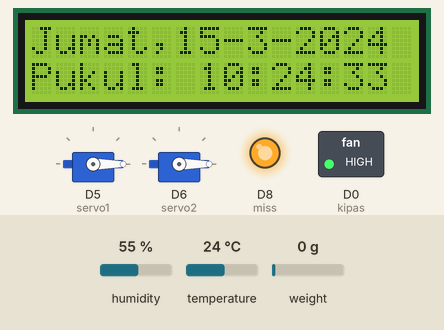
This sketch was run on a simulated ESP8266 (NodeMCU). Shown: 16×2 character LCD, 2 × servo, switched loads named in the sketch (green lamp = pin HIGH), output pins drawn as LEDs (lit = HIGH). The inputs (shaded band) are chosen by the test bench; at power-on: temperature 24 °C, humidity 55 %, weight on the scale 0 g. The local clock reads 2024-03-15 10:24:30 at power-on unless the sketch sets it; what the sketch prints to the serial monitor is not drawn.

Above: at 3.6 s.
3.7 s: temperature set to 34 °C
6.1 s: temperature set to 37 °C
At 7.5 s:
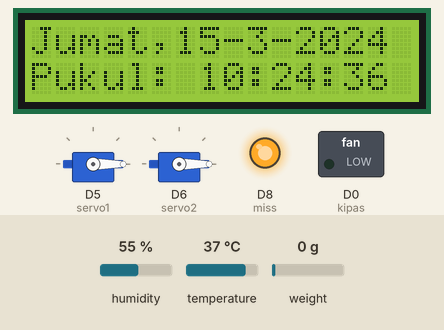
12.2 s: humidity set to 59 %
14.4 s: humidity set to 62 %
At 16.7 s:
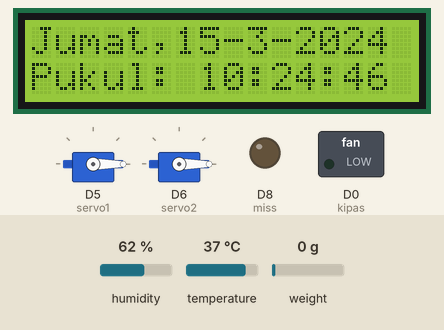
20.5 s: temperature set to 12 °C
At 21.7 s:
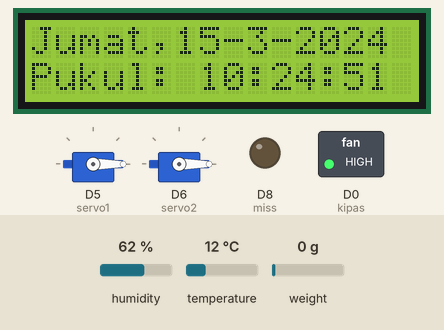
Timing chart, 0 to 23.5 s (numbered marks = the images above; inputs shaded):
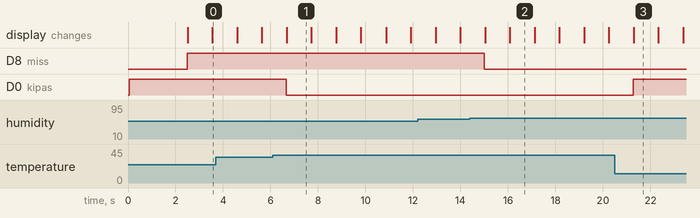

The sketch:

NEW_DHT_RTC_LOADCELL.ino
```cpp
//DHT11
#include<Wire.h>
#include <DHT.h>  // library DHT11
DHT dht(D7, DHT11); //Pin, Jenis DHT11
int kipas = D0;
int miss = D8;


//RTC
#include "RTClib.h"
RTC_DS3231 rtc;
char dataHari[7][12] = {"Minggu", "Senin", "Selasa", "Rabu", "Kamis", "Jumat", "Sabtu"};
String hari;
int tanggal, bulan, tahun, jam, menit, detik;
float suhu;
int statusPakan = 0;
float i = 0;

//LCD
#include <LiquidCrystal_I2C.h>
LiquidCrystal_I2C lcd(0x27, 16, 2);

//Servo
#include <Servo.h>
Servo servo1;
Servo servo2;

//LOAD CELL
#include <HX711_ADC.h>
const int HX711_dout = D3;   //mcu HX711 sck pin
const int HX711_sck = D4;   //mcu HX711 dout sck
HX711_ADC LoadCell (HX711_dout, HX711_sck);

void setup () {
  Serial.begin(9600);
  lcd.begin();
  dht.begin();

//DHT11
  pinMode(kipas, OUTPUT);
  pinMode(miss, OUTPUT);
  digitalWrite(kipas, HIGH);
  digitalWrite(miss, LOW);

//Servo
  servo1.attach(D5);
  servo1.write(0);
  servo2.attach(D6);
  servo2.write(0);

//RTC
  if (! rtc.begin()) {
    Serial.println("RTC Tidak Ditemukan");
    Serial.flush();
    abort();
  }

//Atur Waktu
//  rtc.adjust(DateTime(F(__DATE__), F(__TIME__)));
//  rtc.adjust(DateTime(2022, 12, 27, 21, 50, 00));

//LOAD CELL
  LoadCell.begin();
  LoadCell.start(2000);
  LoadCell.setCalFactor(1084);
}

void loop () {
//DHT11
  int kelembaban = dht.readHumidity();
  int suhu = dht.readTemperature();

  Serial.print("Kelembaban: "); //menampilkan tulisan Kelembaban di Serial Monitor
  Serial.print(kelembaban); //menampilkan nilai kelembaban
  Serial.print(" Suhu: "); //menampilkan tulisan suhu
  Serial.println(suhu); //menampilkan nilai


//  lcd.setCursor(0, 0);
//  lcd.print("Suhu:");
//  lcd.setCursor(6, 0);
//  lcd.print(suhu);
//  lcd.setCursor(8, 0);
//  lcd.print(".C");

//  lcd.setCursor(0, 1);
//  lcd.print("Kelembaban:");
//  lcd.setCursor(12, 1);
//  lcd.print(kelembaban);
//  lcd.setCursor(14, 1);
//  lcd.print("%");

// lcd.setCursor(0,1);
// lcd.print("Kipas :");
// lcd.setCursor(8,1);

//KONDISI DHT11
  if (suhu > 35)
  {
    digitalWrite(kipas, LOW);
    // lcd.print("OFF");
  }
  else
  {
    digitalWrite(kipas, HIGH);
    // lcd.print("ON");
  }
  if (kelembaban <= 60)
  {
    digitalWrite(miss, HIGH);
    // lcd.print("ON");
  }
  else
  {
    digitalWrite(miss, LOW);
    // lcd.print("OFF");
  }

//RTC
  DateTime now = rtc.now();
  hari    = dataHari[now.dayOfTheWeek()];
  tanggal = now.day(), DEC;
  bulan   = now.month(), DEC;
  tahun   = now.year(), DEC;
  jam     = now.hour(), DEC;
  menit   = now.minute(), DEC;
  detik   = now.second(), DEC;
//suhu    = rtc.getTemperature();
  Serial.println(String() + hari + ", " + tanggal + "-" + bulan + "-" + tahun);
  Serial.println(String() + jam + ":" + menit + ":" + detik);
//Serial.println(String() + "Suhu: " + suhu + " C");
  Serial.println();


//LCD
  lcd.setCursor(0,0);
  lcd.print(String() + hari + "," + tanggal + "-" + bulan + "-" + tahun);
  lcd.print(" ");
  lcd.setCursor(0,1);
  lcd.print(String("Pukul: ") + jam + ":" + menit + ":" + detik);
  lcd.print(" ");
//lcd.print(suhu);
//lcd.print(" ");

//KONDISI RTC&LOADCELL
  if (jam == 22 && menit == 17 && statusPakan == 0){
    servo1.write(180);
    Serial.println("status pakan ");
    Serial.println(statusPakan);
    Serial.println("Servo 1 buka");
    float berat = getDataLoadCell();
    if(berat > 20.0){
      Serial.println("berat sudah 20 kg");
       servo1.write(0);
       Serial.println("Servo 1 Tutup.. Tunggu 3 Detik Buka Servo 2");
       delay(5000);
       servo2.write(180);
       Serial.println("Servo 2 buka.. tunggu 3 detik Servo 2 Tutup");
       delay(5000);
       servo2.write(0);
       statusPakan = 1;
       berat = 0;
       Serial.println("Status Pakan = 1");
    }
  }
  if (jam ==22 && menit == 19 && statusPakan == 1){
    servo1.write(180);
    Serial.println("status pakan ");
    Serial.println(statusPakan);
    Serial.println("Servo 1 buka");
    float berat = getDataLoadCell();
    if(berat > 20.0){
      Serial.println("berat sudah 20 kg");
       servo1.write(0);
       Serial.println("Servo 1 Tutup.. Tunggu 3 Detik Buka Servo 2");
       delay(5000);
       servo2.write(180);
       Serial.println("Servo 2 Buka.. Tunggu 3 Detik Servo 2 Tutup");
       delay(5000);
       servo2.write(0);
       statusPakan = 0;
       berat = 0;
       Serial.println("Status Pakan = 1");
    }
  }
  Serial.println(getDataLoadCell());
  delay(1000);

}
float getDataLoadCell(){
  LoadCell.update();
  float i = LoadCell.getData();
  if(i<0)(i=0);
  Serial.print("Wight[g]:");
  return i;
}
```

Measured:
- the behaviour switches between 35 and 36 °C on temperature (found by bisection; images 0 and 1)
- the behaviour switches between 60 and 61 % on humidity (found by bisection; images 1 and 2)
- after the input at 6.1 s, D0 (kipas): HIGH → LOW after 0.56 s
- after the input at 14.4 s, D8 (miss): HIGH → LOW after 0.61 s
- after the input at 20.5 s, D0 (kipas): LOW → HIGH after 0.77 s
- what the display in image 1 shows lasts 1.0 s, from 6.7 s to 7.7 s
- what the display in image 2 shows lasts 1.0 s, from 16.1 s to 17.1 s
